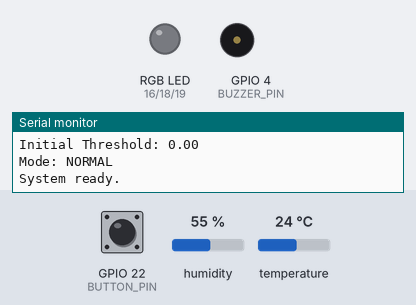
A sketch run on a simulated ESP32. Shown: an RGB LED mixed from three pins (HIGH = lit), buzzer (waves = sounding, pin HIGH), the last lines printed to the serial monitor. The inputs (shaded band) are chosen by the test bench; at power-on: GPIO 22 (BUTTON_PIN) HIGH, humidity 55 %, temperature 24 °C. WiFi joins after 1.5 s; servers stay silent unless stated; the local clock reads 2024-03-15 10:24:30 at power-on unless the sketch sets it; the Firebase database answers and starts empty.

Above: at 3.1 s.
3.2 s: GPIO 22 (BUTTON_PIN) pulled LOW for 0.15 s
At 6.5 s:
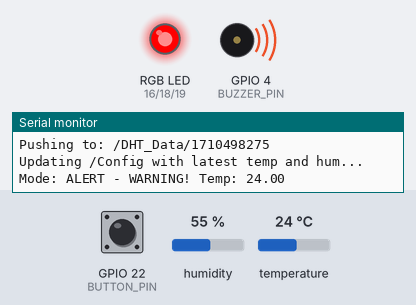
10.1 s: GPIO 22 (BUTTON_PIN) pulled LOW for 1 s
At 12.2 s:
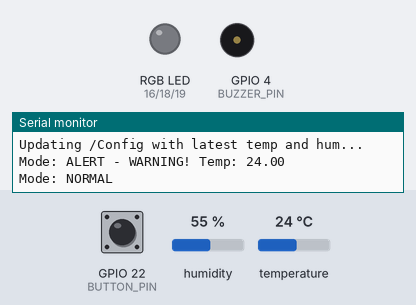
12.6 s: GPIO 22 (BUTTON_PIN) pulled LOW for 3.2 s
At 13.5 s:
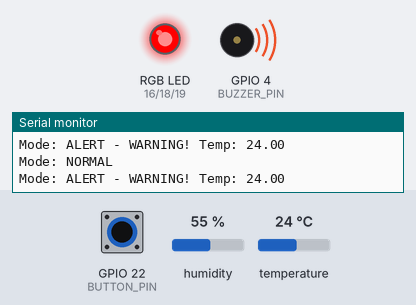
Timing chart, 0 to 15.6 s (numbered marks = the images above; inputs shaded):
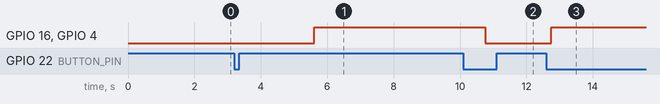

Measured:
- after the input at 3.2 s, GPIO 16 (LED_RED), GPIO 4 (BUZZER_PIN): LOW → HIGH after 2.4 s
- after the input at 10.1 s, GPIO 16 (LED_RED), GPIO 4 (BUZZER_PIN): HIGH → LOW after 0.66 s
- after the input at 12.6 s, GPIO 16 (LED_RED), GPIO 4 (BUZZER_PIN): LOW → HIGH after 0.15 s

The sketch:

ESP32_Button.ino
```cpp
/*
  Project: ESP32 Firebase IoT Controller
  Description:
  This sketch runs on an ESP32 to read temperature and humidity from a DHT22 sensor.
  It connects to Firebase to send sensor data and receive commands. The device can
  be toggled between 'NORMAL' and 'ALERT' modes either by a physical button or
  remotely via an Android app. In ALERT mode, it triggers a buzzer and LED if the
  temperature exceeds a configurable threshold.
*/
#include <WiFi.h>
#include <FirebaseESP32.h>
#include <DHT.h>
#include <time.h>

// ---- REPLACE WITH YOUR CREDENTIALS ----
#define WIFI_SSID "Your_WiFi_SSID"
#define WIFI_PASSWORD "Your_WiFi_Password"
#define API_KEY "Firebase_API_Key"
#define DATABASE_URL "Database_URL"
// e.g., "https://<project-id>-default-rtdb.asia-southeast1.firebasedatabase.app"
#define USER_EMAIL "Your_Firebase_User_Email"
#define USER_PASSWORD "Your_Firebase_User_Password"

// ========== DHT22 ==========
#define DHTPIN   23
#define DHTTYPE  DHT22
DHT dht(DHTPIN, DHTTYPE);

// ========== I/O PINS ==========
#define BUZZER_PIN 4
#define LED_RED    16
#define LED_GREEN  18
#define LED_BLUE   19
#define BUTTON_PIN 22

// ========== NTP ==========
const char* ntpServer = "asia.pool.ntp.org";
const long  gmtOffset_sec = 25200;   // GMT+7
const int   daylightOffset_sec = 0;

// ========== Firebase ==========
FirebaseData fbdo;
FirebaseData stream;
FirebaseAuth auth;
FirebaseConfig config;

// ========== SYSTEM VARIABLES ==========
const unsigned long DEBOUNCE_MS = 50;
unsigned long lastPressMs = 0;

const unsigned long READ_INTERVAL_MS = 5000;
unsigned long lastReadMs = 0;

enum Mode { MODE_NORMAL = 0, MODE_ALERT = 1 };
Mode currentMode = MODE_NORMAL;

float tempThreshold = 30.0;  // Can be updated from Firebase
float temp = NAN;
float hum  = NAN;

// ------------ UTILITIES ------------
void setRGB(bool r, bool g, bool b) {
  digitalWrite(LED_RED,   r ? HIGH : LOW);
  digitalWrite(LED_GREEN, g ? HIGH : LOW);
  digitalWrite(LED_BLUE,  b ? HIGH : LOW);
}

void showMode(Mode m) {
  if (m == MODE_NORMAL) {
    setRGB(false, false, false);
    digitalWrite(BUZZER_PIN, LOW);
    Serial.println("Mode: NORMAL");
    return;
  }
  // MODE_ALERT
  if (!isnan(temp)) {
    if (temp > tempThreshold) {
      setRGB(true, false, false);
      digitalWrite(BUZZER_PIN, HIGH);
      Serial.printf("Mode: ALERT - WARNING! Temp: %.2f\n", temp);
    } else {
      setRGB(false, true, false);
      digitalWrite(BUZZER_PIN, LOW);
      Serial.printf("Mode: ALERT - Temp normal. Temp: %.2f\n", temp);
    }
  } else {
    setRGB(false, false, false);
    digitalWrite(BUZZER_PIN, LOW);
    Serial.println("ERROR: Cannot read from DHT sensor!");
  }
}

// ------------ STREAM CALLBACK ------------
void streamCallback(StreamData data) {
  Serial.printf("Stream: %s %s %s\n",
                data.streamPath().c_str(),
                data.dataPath().c_str(),
                data.dataType().c_str());

  // /Config/mode → string
  if (data.dataPath() == "/Mode" && data.dataType() == "string") {
    String newMode = data.stringData();
    Serial.print("Firebase mode changed to: "); Serial.println(newMode);
    currentMode = (newMode == "alert") ? MODE_ALERT : MODE_NORMAL;
    showMode(currentMode);
  }

  // /Config/threshold → number
  if (data.dataPath() == "/Threshold" &&
      (data.dataType() == "int" || data.dataType() == "float" || data.dataType() == "double")) {
    tempThreshold = data.floatData();
    Serial.printf("Firebase threshold updated to: %.2f\n", tempThreshold);
    if (currentMode == MODE_ALERT) showMode(currentMode);
  }
}

void streamTimeoutCallback(bool timeout) {
  if (timeout) Serial.println("Stream timeout, resuming...");
}

// ------------ BUTTON ------------
void handleButtonPress() {
  if (digitalRead(BUTTON_PIN) == LOW) {
    unsigned long now = millis();
    if (now - lastPressMs > DEBOUNCE_MS) {
      currentMode = (currentMode == MODE_NORMAL) ? MODE_ALERT : MODE_NORMAL;

      String modeStr = (currentMode == MODE_NORMAL) ? "normal" : "alert";
      Firebase.setString(fbdo, "/Config/Mode", modeStr);

      showMode(currentMode);
      lastPressMs = now;
    }
    while (digitalRead(BUTTON_PIN) == LOW) delay(1); // wait for button release
  }
}

// ------------ READ & SEND DATA ------------
void readAndSendData() {
  unsigned long nowMs = millis();
  if (nowMs - lastReadMs < READ_INTERVAL_MS) return;
  lastReadMs = nowMs;

  float t = dht.readTemperature();
  float h = dht.readHumidity();

  if (isnan(t) || isnan(h)) {
    Serial.println("Failed to read from DHT sensor!");
    temp = NAN; hum = NAN;
  } else {
    temp = t; hum = h;
    Serial.printf("Temp: %.2f C, Hum: %.1f %%\n", temp, hum);

    if (Firebase.ready()) {
      time_t now; time(&now);
      unsigned long ts = now;

      String path = "/DHT_Data/" + String(ts);

      FirebaseJson json;
      json.set("Temperature", temp);
      json.set("Humidity", hum);

      Serial.print("Pushing to: "); Serial.println(path);
      if (!Firebase.setJSON(fbdo, path.c_str(), json)) {
        Serial.printf("FAILED: %s\n", fbdo.errorReason().c_str());
      }

      // Update latest temperature and humidity in /Config
      Serial.println("Updating /Config with latest temp and hum...");
      Firebase.setFloat(fbdo, "/Config/Latest/Temperature", temp);
      Firebase.setFloat(fbdo, "/Config/Latest/Humidity", hum);
      Firebase.setInt(fbdo,   "/Config/Latest/Timestamp", (int)ts);
    }
  }
  if (currentMode == MODE_ALERT) showMode(currentMode);
}

// ------------ SETUP ------------
void setup() {
  Serial.begin(115200);
  pinMode(LED_RED, OUTPUT);
  pinMode(LED_GREEN, OUTPUT);
  pinMode(LED_BLUE, OUTPUT);
  pinMode(BUZZER_PIN, OUTPUT);
  pinMode(BUTTON_PIN, INPUT_PULLUP);

  dht.begin();

  // WiFi
  Serial.print("Connecting to WiFi");
  WiFi.begin(WIFI_SSID, WIFI_PASSWORD);
  while (WiFi.status() != WL_CONNECTED) { delay(500); Serial.print("."); }
  Serial.println("\nWiFi Connected!");
  Serial.print("IP: "); Serial.println(WiFi.localIP());

  // NTP
  configTime(gmtOffset_sec, daylightOffset_sec, ntpServer);
  Serial.print("Synchronizing time");
  struct tm timeinfo;
  while (!getLocalTime(&timeinfo)) { Serial.print("."); delay(500); }
  Serial.println("\nTime synchronized!");

  // Firebase setup
  config.api_key = API_KEY;
  config.database_url = DATABASE_URL;

  if (!Firebase.signUp(&config, &auth, USER_EMAIL, USER_PASSWORD)) {
    Serial.printf("SignUp FAILED: %s\n", config.signer.signupError.message.c_str());
  }
  Firebase.begin(&config, &auth);
  Firebase.reconnectWiFi(true);

  // Stream /Config
  if (!Firebase.beginStream(stream, "/Config")) {
    Serial.println("Can't begin stream on /Config");
    Serial.println("REASON: " + stream.errorReason());
  }
  Firebase.setStreamCallback(stream, streamCallback, streamTimeoutCallback);

  // Initial values
  Serial.println("Getting initial config...");
  if (Firebase.getString(fbdo, "/Config/Mode"))
    currentMode = (fbdo.stringData() == "alert") ? MODE_ALERT : MODE_NORMAL;
  if (Firebase.getFloat(fbdo, "/Config/Threshold"))
    tempThreshold = fbdo.floatData();

  Serial.printf("Initial Mode: %s\n", (currentMode == MODE_ALERT ? "ALERT" : "NORMAL"));
  Serial.printf("Initial Threshold: %.2f\n", tempThreshold);

  showMode(currentMode);
  Serial.println("System ready.");
}

// ------------ LOOP ------------
void loop() {
  handleButtonPress();
  readAndSendData();
}
```
